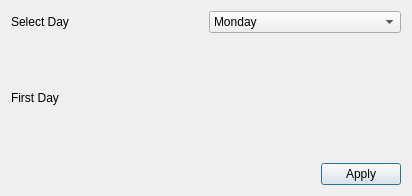
<?xml version="1.0" encoding="UTF-8"?>
<ui version="4.0">
 <class>Dialog</class>
 <widget class="QDialog" name="Dialog">
  <property name="geometry">
   <rect>
    <x>0</x>
    <y>0</y>
    <width>412</width>
    <height>196</height>
   </rect>
  </property>
  <property name="windowTitle">
   <string>Dialog</string>
  </property>
  <layout class="QVBoxLayout" name="verticalLayout">
   <item>
    <layout class="QHBoxLayout" name="horizontalLayout">
     <item>
      <widget class="QLabel" name="LblSelectDay">
       <property name="text">
        <string>Select Day</string>
       </property>
      </widget>
     </item>
     <item>
      <widget class="QComboBox" name="ComInput">
       <item>
        <property name="text">
         <string>Monday</string>
        </property>
       </item>
       <item>
        <property name="text">
         <string>Tuesday</string>
        </property>
       </item>
       <item>
        <property name="text">
         <string>Wednesday</string>
        </property>
       </item>
       <item>
        <property name="text">
         <string>Thursday</string>
        </property>
       </item>
       <item>
        <property name="text">
         <string>Friday</string>
        </property>
       </item>
       <item>
        <property name="text">
         <string>Saturday</string>
        </property>
       </item>
       <item>
        <property name="text">
         <string>Sunday</string>
        </property>
       </item>
      </widget>
     </item>
    </layout>
   </item>
   <item>
    <layout class="QHBoxLayout" name="horizontalLayout_2">
     <item>
      <widget class="QLabel" name="LblSelectedDay">
       <property name="text">
        <string>First Day</string>
       </property>
      </widget>
     </item>
     <item>
      <widget class="QLabel" name="LblOutput">
       <property name="text">
        <string/>
       </property>
      </widget>
     </item>
    </layout>
   </item>
   <item>
    <layout class="QHBoxLayout" name="horizontalLayout_3">
     <item>
      <spacer name="horizontalSpacer">
       <property name="orientation">
        <enum>Qt::Horizontal</enum>
       </property>
       <property name="sizeHint" stdset="0">
        <size>
         <width>40</width>
         <height>20</height>
        </size>
       </property>
      </spacer>
     </item>
     <item>
      <widget class="QPushButton" name="BtnApply">
       <property name="text">
        <string>Apply</string>
       </property>
      </widget>
     </item>
    </layout>
   </item>
  </layout>
 </widget>
 <resources/>
 <connections/>
</ui>
